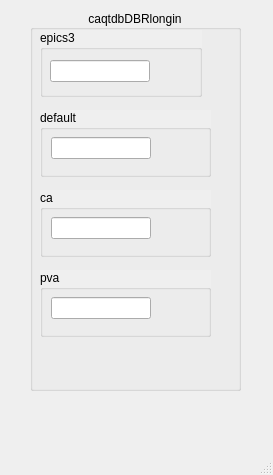
<?xml version="1.0" encoding="UTF-8"?>
<ui version="4.0">
 <class>MainWindow</class>
 <widget class="QMainWindow" name="MainWindow">
  <property name="geometry">
   <rect>
    <x>0</x>
    <y>0</y>
    <width>273</width>
    <height>475</height>
   </rect>
  </property>
  <property name="windowTitle">
   <string>MainWindow</string>
  </property>
  <widget class="QWidget" name="centralwidget">
   <widget class="QGroupBox" name="groupBox_8">
    <property name="geometry">
     <rect>
      <x>30</x>
      <y>10</y>
      <width>211</width>
      <height>381</height>
     </rect>
    </property>
    <property name="autoFillBackground">
     <bool>true</bool>
    </property>
    <property name="title">
     <string>caqtdbDBRlongin</string>
    </property>
    <property name="alignment">
     <set>Qt::AlignCenter</set>
    </property>
    <widget class="QGroupBox" name="groupBox_12">
     <property name="geometry">
      <rect>
       <x>10</x>
       <y>260</y>
       <width>171</width>
       <height>67</height>
      </rect>
     </property>
     <property name="autoFillBackground">
      <bool>true</bool>
     </property>
     <property name="title">
      <string>pva</string>
     </property>
     <widget class="caTextEntry" name="catextentry_23">
      <property name="geometry">
       <rect>
        <x>11</x>
        <y>27</y>
        <width>100</width>
        <height>22</height>
       </rect>
      </property>
      <property name="channel" stdset="0">
       <string notr="true">pva://caqtdmDBRlongin</string>
      </property>
      <property name="colorMode">
       <enum>caLineEdit::Alarm_Default</enum>
      </property>
     </widget>
    </widget>
    <widget class="QGroupBox" name="groupBox_3">
     <property name="geometry">
      <rect>
       <x>10</x>
       <y>20</y>
       <width>162</width>
       <height>67</height>
      </rect>
     </property>
     <property name="autoFillBackground">
      <bool>true</bool>
     </property>
     <property name="title">
      <string>epics3</string>
     </property>
     <widget class="caTextEntry" name="catextentry_16">
      <property name="geometry">
       <rect>
        <x>10</x>
        <y>30</y>
        <width>100</width>
        <height>22</height>
       </rect>
      </property>
      <property name="channel" stdset="0">
       <string notr="true">epics3://caqtdmDBRlongin</string>
      </property>
      <property name="colorMode">
       <enum>caLineEdit::Alarm_Default</enum>
      </property>
     </widget>
    </widget>
    <widget class="QGroupBox" name="groupBox_13">
     <property name="geometry">
      <rect>
       <x>10</x>
       <y>180</y>
       <width>171</width>
       <height>67</height>
      </rect>
     </property>
     <property name="autoFillBackground">
      <bool>true</bool>
     </property>
     <property name="title">
      <string>ca</string>
     </property>
     <widget class="caTextEntry" name="catextentry_24">
      <property name="geometry">
       <rect>
        <x>11</x>
        <y>27</y>
        <width>100</width>
        <height>22</height>
       </rect>
      </property>
      <property name="channel" stdset="0">
       <string notr="true">ca://caqtdmDBRlongin</string>
      </property>
      <property name="colorMode">
       <enum>caLineEdit::Alarm_Default</enum>
      </property>
     </widget>
    </widget>
    <widget class="QGroupBox" name="groupBox_14">
     <property name="geometry">
      <rect>
       <x>10</x>
       <y>100</y>
       <width>171</width>
       <height>67</height>
      </rect>
     </property>
     <property name="autoFillBackground">
      <bool>true</bool>
     </property>
     <property name="title">
      <string>default</string>
     </property>
     <widget class="caTextEntry" name="catextentry_25">
      <property name="geometry">
       <rect>
        <x>11</x>
        <y>27</y>
        <width>100</width>
        <height>22</height>
       </rect>
      </property>
      <property name="channel" stdset="0">
       <string notr="true">caqtdmDBRlongin</string>
      </property>
      <property name="colorMode">
       <enum>caLineEdit::Alarm_Default</enum>
      </property>
     </widget>
    </widget>
   </widget>
  </widget>
  <widget class="QMenuBar" name="menubar">
   <property name="geometry">
    <rect>
     <x>0</x>
     <y>0</y>
     <width>273</width>
     <height>19</height>
    </rect>
   </property>
  </widget>
  <widget class="QStatusBar" name="statusbar"/>
 </widget>
 <customwidgets>
  <customwidget>
   <class>caTextEntry</class>
   <extends>caLineEdit</extends>
   <header>caTextEntry</header>
  </customwidget>
  <customwidget>
   <class>caLineEdit</class>
   <extends>QLineEdit</extends>
   <header>caLineEdit</header>
  </customwidget>
 </customwidgets>
 <resources/>
 <connections/>
</ui>
